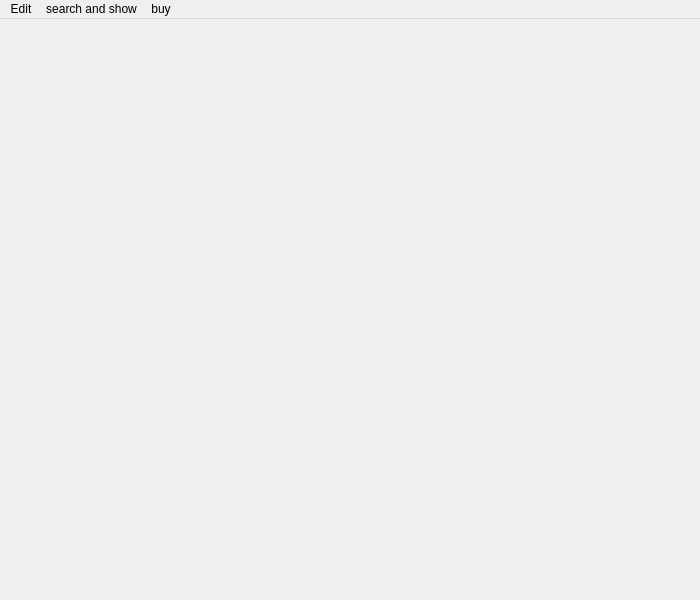
<?xml version="1.0" encoding="UTF-8"?>
<ui version="4.0">
 <class>adminr</class>
 <widget class="QMainWindow" name="adminr">
  <property name="geometry">
   <rect>
    <x>0</x>
    <y>0</y>
    <width>700</width>
    <height>600</height>
   </rect>
  </property>
  <property name="sizePolicy">
   <sizepolicy hsizetype="Fixed" vsizetype="Fixed">
    <horstretch>0</horstretch>
    <verstretch>0</verstretch>
   </sizepolicy>
  </property>
  <property name="maximumSize">
   <size>
    <width>700</width>
    <height>600</height>
   </size>
  </property>
  <property name="windowTitle">
   <string>MainWindow</string>
  </property>
  <widget class="QWidget" name="centralwidget">
   <widget class="QWidget" name="verticalWidget" native="true">
    <property name="geometry">
     <rect>
      <x>10</x>
      <y>10</y>
      <width>681</width>
      <height>551</height>
     </rect>
    </property>
    <property name="sizePolicy">
     <sizepolicy hsizetype="Fixed" vsizetype="Fixed">
      <horstretch>0</horstretch>
      <verstretch>0</verstretch>
     </sizepolicy>
    </property>
    <property name="maximumSize">
     <size>
      <width>700</width>
      <height>600</height>
     </size>
    </property>
    <property name="styleSheet">
     <string notr="true">border-image: url(:/new/prefix2/30efd6106389187.5f8ef54dd51df.jpg);</string>
    </property>
    <layout class="QVBoxLayout" name="verticalLayout"/>
   </widget>
  </widget>
  <widget class="QMenuBar" name="menubar">
   <property name="geometry">
    <rect>
     <x>0</x>
     <y>0</y>
     <width>700</width>
     <height>25</height>
    </rect>
   </property>
   <widget class="QMenu" name="menuEdit">
    <property name="title">
     <string>Edit</string>
    </property>
    <addaction name="actionEdit_product"/>
    <addaction name="actionadd_and_delete_product"/>
    <addaction name="actiondelete_products_with_groups"/>
    <addaction name="actionchange_delivery_price"/>
   </widget>
   <widget class="QMenu" name="menusearch">
    <property name="title">
     <string>search and show</string>
    </property>
    <addaction name="actionamong_products"/>
   </widget>
   <widget class="QMenu" name="menubuy">
    <property name="title">
     <string>buy</string>
    </property>
    <addaction name="actionbuy"/>
   </widget>
   <addaction name="menuEdit"/>
   <addaction name="menusearch"/>
   <addaction name="menubuy"/>
  </widget>
  <action name="actionEdit_product">
   <property name="text">
    <string>Edit product</string>
   </property>
  </action>
  <action name="actionadd_and_delete_product">
   <property name="text">
    <string>add and delete products with grpups</string>
   </property>
  </action>
  <action name="actionamong_products">
   <property name="text">
    <string>search</string>
   </property>
  </action>
  <action name="actionbuy">
   <property name="text">
    <string>buy</string>
   </property>
  </action>
  <action name="actionchange_delivery_price">
   <property name="text">
    <string>change delivery price and admin code</string>
   </property>
  </action>
  <action name="actiondelete_products_with_groups">
   <property name="text">
    <string>delete products with groups</string>
   </property>
  </action>
 </widget>
 <resources/>
 <connections/>
</ui>
